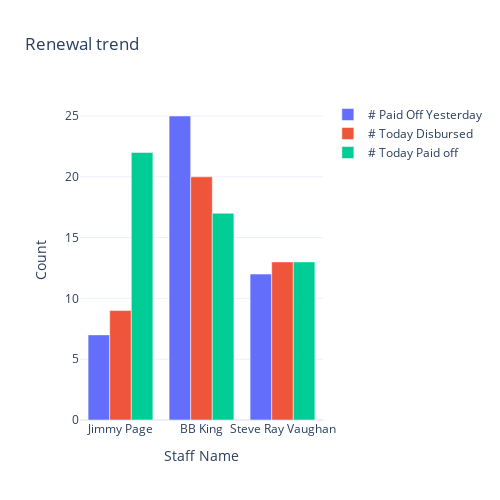

Notebook source saved alongside this figure:
### Code cell
plot = go.Figure(data=[go.Bar(name = '# Paid Off Yesterday',x = renewal_trend['Staff Name'],y = renewal_trend['# Paid Off Yesterday']),
                       go.Bar(name = '# Today Disbursed',x = renewal_trend['Staff Name'],y = renewal_trend['# Today Disbursed']),
                       go.Bar(name = '# Today Paid off', x = renewal_trend['Staff Name'],y = renewal_trend['# Today Paid off'])
                      ]
                )

plot.update_layout(template="plotly_white",
    width=500,height=500,
    title="Renewal trend",
    xaxis_title="Staff Name",
    yaxis_title="Count")

plot.show()

### Figure 1 — Plotly figure (JSON) as saved in the notebook; plotly's stock layout.template omitted (floating-point values rounded to 4 significant figures)
{"data": [{"name": "# Paid Off Yesterday", "type": "bar", "x": ["Jimmy Page", "BB King", "Steve Ray Vaughan"], "y": [7, 25, 12]}, {"name": "# Today Disbursed", "type": "bar", "x": ["Jimmy Page", "BB King", "Steve Ray Vaughan"], "y": [9, 20, 13]}, {"name": "# Today Paid off", "type": "bar", "x": ["Jimmy Page", "BB King", "Steve Ray Vaughan"], "y": [22, 17, 13]}], "layout": {"height": 500, "title": {"text": "Renewal trend"}, "width": 500, "xaxis": {"autorange": true, "range": [-0.5, 2.5], "title": {"text": "Staff Name"}, "type": "category"}, "yaxis": {"autorange": true, "range": [0, 26.32], "title": {"text": "Count"}, "type": "linear"}}}
